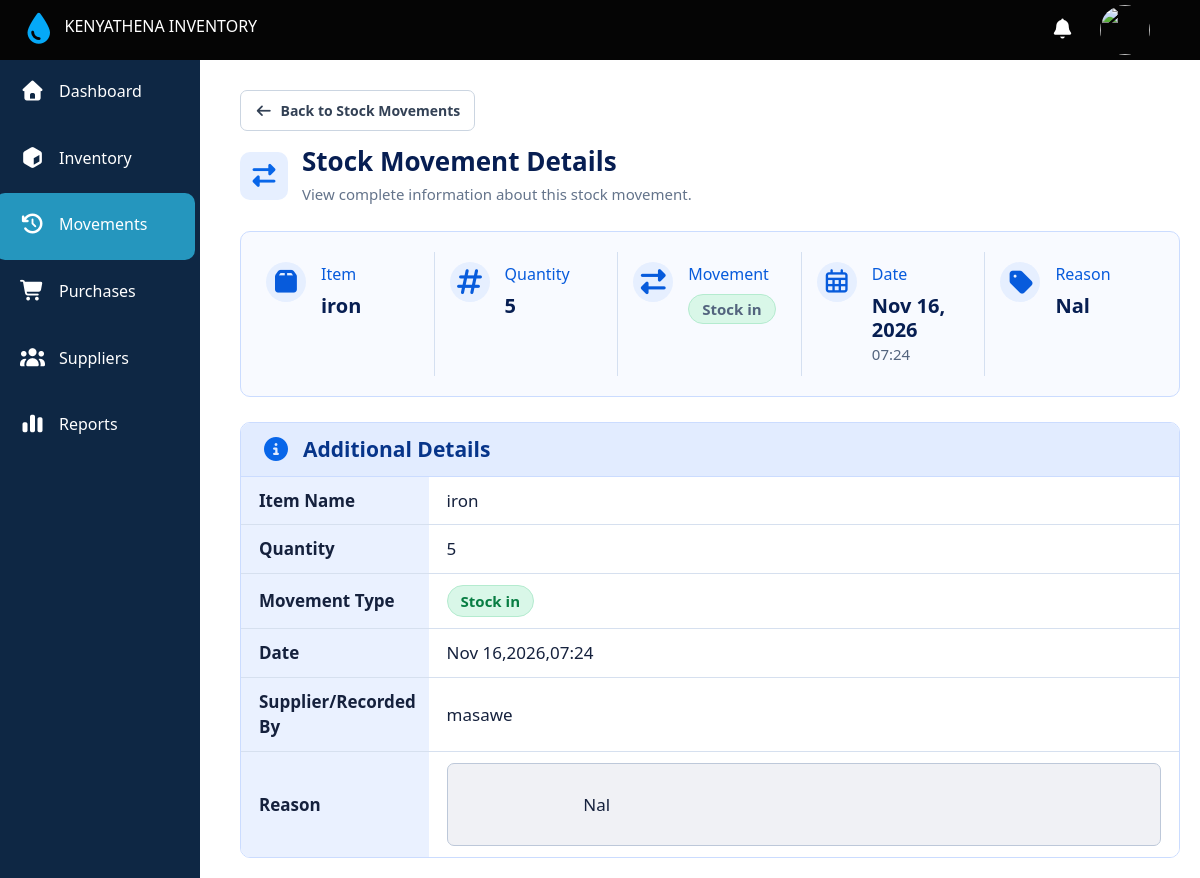
The page /stockmovements_details/76 on the database its author committed.
### main/models.py (models this page shows, shortened)
class StockMovements(models.Model):
  Movement_type=[
    ('in','Stock In'),
    ('Out','Stock Out'),
  ]
  item = models.CharField(max_length=200)
  quantity = models.PositiveIntegerField()
  supplier_issued_to = models.CharField(max_length=200,null=True,blank=True)
  date=models.DateTimeField(auto_now_add=True)
  movement = models.CharField(max_length=200,choices=Movement_type)
  reason = models.CharField(max_length=300,null=True,blank=True)
  note = models.CharField(max_length=1000,null=True,blank=True)

### main/views.py (the view)
# urls.py: path('stockmovements_details/<str:movementid>',views.stockMovements_details,name ='stockmovements_details'),
def stockMovements_details(request, movementid):
    stock=StockMovements.objects.get(id=movementid)
    context ={
      'stock':stock,
    }
    return render(request, 'main/stock_movement_details.html',context)

### main/templates/main/stock_movement_details.html (shortened to what this page needs)
{% extends 'main/base.html' %}
{% block content %}
<main style="margin: 20px;">
        <div class="page-header">
        <a href="{% url 'stockmovements' %}" class="back-button">
            <i class="fa-solid fa-arrow-left"></i>
            Back to Stock Movements
        </a>
        <div class="page-title">
            <div class="title-icon">
                <i class="fa-solid fa-right-left"></i>
            </div>
            <div>
                <h2>Stock Movement Details</h2>
                <p>View complete information about this stock movement.</p>
            </div>
        </div>
    </div>
         <div class="movement-summary">
                <div class="summary-item">
                    <div class="summary-icon">
                        <i class="fa-solid fa-box"></i>
                    </div>
                    <div class="summary-content">
                        <span>Item</span>
                        <h3>{{stock.item}}</h3>
                    </div>
                </div>
                <div class="summary-item">
                    <div class="summary-icon">
                        <i class="fa-solid fa-hashtag"></i>
                    </div>
                    <div class="summary-content">
                        <span>Quantity</span>
                        <h3>{{stock.quantity}}</h3>
                    </div>
                </div>
                <div class="summary-item">
                    <div class="summary-icon">
                        <i class="fa-solid fa-right-left"></i>
                    </div>
                    <div class="summary-content">
                        <span>Movement</span>
                        {% if stock.movement == "in" %}
                        <h3><small class="stock-in">Stock {{stock.movement}}</small></h3>
                        {% else %}
                        <h3><small class="stock-Out">Stock {{stock.movement}}</small></h3>
                        {% endif %}
                    </div>
                </div>
                <div class="summary-item">
                    <div class="summary-icon">
                        <i class="fa-regular fa-calendar-days"></i>
                    </div>
                    <div class="summary-content">
                        <span>Date</span>
                        <h3>{{stock.date|date:"M d, Y"}}</h3>
                        <small>{{stock.date|date:"H:i"}}</small>
                    </div>
                </div>
                <div class="summary-item">
                    <div class="summary-icon">
                        <i class="fa-solid fa-tag"></i>
                    </div>
                    <div class="summary-content">
                        <span>Reason</span>
                        <h3>{{stock.reason}}</h3>
                    </div>
                </div>
        </div>
        <div class="details-container">
        <div class="details-header">
            <i class="fa-solid fa-circle-info"></i>
            <h3>Additional Details</h3>
        </div>
        <table class="details-table">
            <tbody>
                <tr>
                    <th>Item Name</th>
                    <td>{{stock.item}}</td>
                </tr>
                <tr>
                    <th>Quantity</th>
                    <td>{{stock.quantity}}</td>
                </tr>
                <tr>
                    <th>Movement Type</th>
                    <td>
                        <span class="movement-badge">Stock {{stock.movement}}</span>
                    </td>
                </tr>
                <tr>
                    <th>Date</th>
                    <td>{{stock.date|date:"M d,Y,H:i"}}</td>
                </tr>
                <tr>
                    <th>Supplier/Recorded By</th>
                    <td>{{stock.supplier_issued_to}}</td>
                </tr>
                <tr>
                    <th>Reason</th>
                    <td>
                        <div class="detail-description">
                            {{stock.reason}}
                        </div>
                    </td>
                </tr>
            </tbody>
        </table>
    </div>
  </main>
{% endblock content %}

### main/static/main/css/masawe.css (style rules this page uses)
body { margin: 90px 0 0 220px; padding: 0; box-sizing: border-box; background-color: rgba(0,0,0,0.2) }
html, body { scrollbar-width: none; -ms-overflow-style: none; }

### main/templates/main/navbar.html (style rules this page uses)
a { display: flex; text-decoration: none; color: white; align-items: center; height: 100%; width: 100%; }

### main/templates/main/stock_movement_details.html (style rules this page uses)
.movement-summary { display: grid; grid-template-columns: repeat(5, 1fr); background: #f8faff; border: 1px solid #cbdcff; border-radius: 10px; padding: 20px 10px; margin-top: 20px; }
.summary-item { display: flex; align-items: flex-start; gap: 15px; padding: 10px 15px; border-right: 1px solid #d5e0f1; min-width: 0; }
.summary-item:last-child { border-right: none; }
.summary-icon { color: #075bdc; font-size: 25px; background: #e6efff; border-radius: 50%; min-width: 40px; height: 40px; display: flex; align-items: center; justify-content: center; }
.summary-content span { color: #075bdc; font-size: 16px; display: block; margin-bottom: 8px; }
.summary-content h3 { font-size: 20px; color: #071e52; font-weight: 700; margin: 0; }
.summary-content small { font-size: 15px; color: #53647e; }
.stock-in { display: inline-block; background: #d9f7e8; color: #087d43; border: 1px solid #b4ebcf; border-radius: 20px; padding: 5px 13px; }
.details-container { width: 100%; background: #fff; border: 1px solid #cbdcff; border-radius: 10px; overflow: hidden; margin-top: 25px; }
.details-header { display: flex; align-items: center; gap: 12px; padding: 14px 20px; background: #e2ecff; border-bottom: 1px solid #cbdcff; }
.details-header i { font-size: 24px; color: #0866e9; }
.details-header h3 { margin: 0; font-size: 21px; font-weight: 700; color: #07358a; }
.details-table { width: 100%; border-collapse: collapse; table-layout: fixed; }
.details-table th, .details-table td { padding: 11px 18px; text-align: left; border-bottom: 1px solid #d6e0ef; font-size: 17px; color: #15213d; }
.details-table th { width: 20%; background: #eaf1ff; font-weight: 700; }
.details-table td { background: #fff; font-weight: 400; }
.details-table tr:last-child th, .details-table tr:last-child td { border-bottom: none; }
.movement-badge { display: inline-block; padding: 4px 13px; border-radius: 20px; background: #d9f7e8; border: 1px solid #b4ebcf; color: #087d43; font-size: 15px; font-weight: 600; }
.detail-description { width: 100%; min-height: 10px; padding: 0px 12px; box-sizing: border-box; background: #f0f1f5; border: 1px solid #bdc8d9; border-radius: 7px; line-height: 1.6; white-space: pre-wrap; overflow-wrap: anywhere; }
.page-header { display: flex; flex-direction: column; align-items: flex-start; gap: 15px; margin-bottom: 25px; }
.back-button { display: inline-flex; align-items: center; gap: 8px; width: fit-content; padding: 9px 14px; background: #fff; border: 1px solid #cbd5e1; border-radius: 7px; color: #334155; text-decoration: none; font-size: 14px; font-weight: 600; }
.page-title { display: flex; align-items: center; gap: 14px; }
.title-icon { width: 48px; height: 48px; display: flex; align-items: center; justify-content: center; background: #e6efff; border-radius: 10px; color: #0866e9; font-size: 23px; flex-shrink: 0; }
.page-title h2 { font-size: 26px; font-weight: 700; color: #071e52; margin: 0 0 6px; }
.page-title p { font-size: 15px; color: #64748b; margin: 0; }
body { background-color:rgba(255,255,255,0.1); }

### rows shown on the page
StockMovements: item "iron", quantity "5", movement "in", date "Nov 16, 2026", date "07:24", reason "Nal", date "Nov 16,2026,07:24", supplier_issued_to "masawe"
